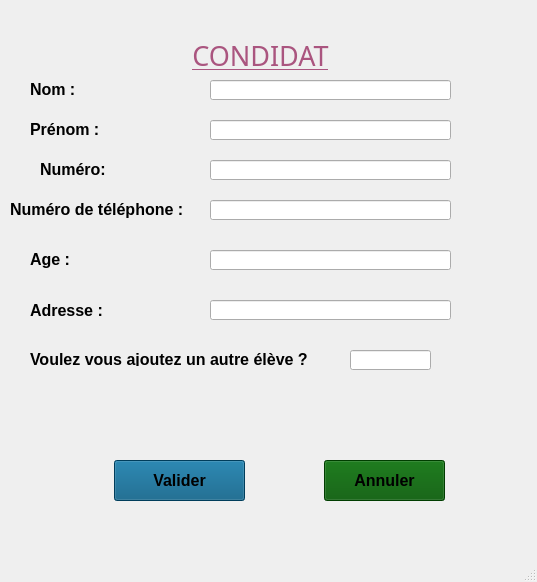
<?xml version="1.0" encoding="UTF-8"?>
<ui version="4.0">
 <class>MainWindow</class>
 <widget class="QMainWindow" name="MainWindow">
  <property name="geometry">
   <rect>
    <x>0</x>
    <y>0</y>
    <width>537</width>
    <height>582</height>
   </rect>
  </property>
  <property name="font">
   <font>
    <pointsize>20</pointsize>
    <weight>75</weight>
    <bold>true</bold>
   </font>
  </property>
  <property name="windowTitle">
   <string>MainWindow</string>
  </property>
  <widget class="QWidget" name="centralwidget">
   <widget class="QLabel" name="label">
    <property name="geometry">
     <rect>
      <x>100</x>
      <y>30</y>
      <width>321</width>
      <height>51</height>
     </rect>
    </property>
    <property name="font">
     <font>
      <family>SWRomnt</family>
      <pointsize>20</pointsize>
      <weight>50</weight>
      <italic>false</italic>
      <bold>false</bold>
      <underline>true</underline>
     </font>
    </property>
    <property name="styleSheet">
     <string notr="true">color: rgb(170, 85, 127);</string>
    </property>
    <property name="text">
     <string>&lt;html&gt;&lt;head/&gt;&lt;body&gt;&lt;p align=&quot;center&quot;&gt;CONDIDAT&lt;/p&gt;&lt;/body&gt;&lt;/html&gt;</string>
    </property>
   </widget>
   <widget class="QLabel" name="label_2">
    <property name="geometry">
     <rect>
      <x>30</x>
      <y>80</y>
      <width>161</width>
      <height>16</height>
     </rect>
    </property>
    <property name="font">
     <font>
      <pointsize>12</pointsize>
      <weight>75</weight>
      <bold>true</bold>
     </font>
    </property>
    <property name="text">
     <string>&lt;html&gt;&lt;head/&gt;&lt;body&gt;&lt;p&gt;Nom  :&lt;/p&gt;&lt;/body&gt;&lt;/html&gt;</string>
    </property>
   </widget>
   <widget class="QLabel" name="label_3">
    <property name="geometry">
     <rect>
      <x>40</x>
      <y>160</y>
      <width>71</width>
      <height>16</height>
     </rect>
    </property>
    <property name="font">
     <font>
      <pointsize>12</pointsize>
      <weight>75</weight>
      <bold>true</bold>
     </font>
    </property>
    <property name="text">
     <string>&lt;html&gt;&lt;head/&gt;&lt;body&gt;&lt;p&gt;Numéro:&lt;/p&gt;&lt;/body&gt;&lt;/html&gt;</string>
    </property>
   </widget>
   <widget class="QLabel" name="label_4">
    <property name="geometry">
     <rect>
      <x>10</x>
      <y>200</y>
      <width>191</width>
      <height>20</height>
     </rect>
    </property>
    <property name="font">
     <font>
      <pointsize>12</pointsize>
      <weight>75</weight>
      <bold>true</bold>
     </font>
    </property>
    <property name="text">
     <string>&lt;html&gt;&lt;head/&gt;&lt;body&gt;&lt;p&gt;Numéro de téléphone :&lt;/p&gt;&lt;/body&gt;&lt;/html&gt;</string>
    </property>
   </widget>
   <widget class="QLabel" name="label_5">
    <property name="geometry">
     <rect>
      <x>30</x>
      <y>300</y>
      <width>111</width>
      <height>21</height>
     </rect>
    </property>
    <property name="font">
     <font>
      <pointsize>12</pointsize>
      <weight>75</weight>
      <bold>true</bold>
     </font>
    </property>
    <property name="text">
     <string>&lt;html&gt;&lt;head/&gt;&lt;body&gt;&lt;p&gt;Adresse :&lt;/p&gt;&lt;/body&gt;&lt;/html&gt;</string>
    </property>
   </widget>
   <widget class="QLabel" name="label_6">
    <property name="geometry">
     <rect>
      <x>30</x>
      <y>350</y>
      <width>341</width>
      <height>16</height>
     </rect>
    </property>
    <property name="font">
     <font>
      <pointsize>12</pointsize>
      <weight>75</weight>
      <bold>true</bold>
     </font>
    </property>
    <property name="text">
     <string>&lt;html&gt;&lt;head/&gt;&lt;body&gt;&lt;p&gt;Voulez vous ajoutez un autre élève ?&lt;/p&gt;&lt;/body&gt;&lt;/html&gt;</string>
    </property>
   </widget>
   <widget class="QLineEdit" name="np">
    <property name="geometry">
     <rect>
      <x>210</x>
      <y>80</y>
      <width>241</width>
      <height>20</height>
     </rect>
    </property>
    <property name="font">
     <font>
      <pointsize>13</pointsize>
     </font>
    </property>
   </widget>
   <widget class="QLineEdit" name="num">
    <property name="geometry">
     <rect>
      <x>210</x>
      <y>160</y>
      <width>241</width>
      <height>20</height>
     </rect>
    </property>
    <property name="font">
     <font>
      <pointsize>13</pointsize>
     </font>
    </property>
   </widget>
   <widget class="QLineEdit" name="tlf">
    <property name="geometry">
     <rect>
      <x>210</x>
      <y>200</y>
      <width>241</width>
      <height>20</height>
     </rect>
    </property>
    <property name="font">
     <font>
      <pointsize>13</pointsize>
     </font>
    </property>
   </widget>
   <widget class="QLineEdit" name="addd">
    <property name="geometry">
     <rect>
      <x>210</x>
      <y>300</y>
      <width>241</width>
      <height>20</height>
     </rect>
    </property>
    <property name="font">
     <font>
      <pointsize>13</pointsize>
     </font>
    </property>
   </widget>
   <widget class="QPushButton" name="pushButton">
    <property name="geometry">
     <rect>
      <x>114</x>
      <y>460</y>
      <width>131</width>
      <height>41</height>
     </rect>
    </property>
    <property name="font">
     <font>
      <pointsize>12</pointsize>
      <weight>75</weight>
      <bold>true</bold>
     </font>
    </property>
    <property name="styleSheet">
     <string notr="true">background-color: rgb(0, 85, 127);</string>
    </property>
    <property name="text">
     <string>Valider</string>
    </property>
   </widget>
   <widget class="QPushButton" name="pushButton_2">
    <property name="geometry">
     <rect>
      <x>324</x>
      <y>460</y>
      <width>121</width>
      <height>41</height>
     </rect>
    </property>
    <property name="font">
     <font>
      <pointsize>12</pointsize>
      <weight>75</weight>
      <bold>true</bold>
     </font>
    </property>
    <property name="styleSheet">
     <string notr="true">background-color: rgb(0, 85, 0);</string>
    </property>
    <property name="text">
     <string>Annuler</string>
    </property>
   </widget>
   <widget class="QLabel" name="label_8">
    <property name="geometry">
     <rect>
      <x>30</x>
      <y>120</y>
      <width>161</width>
      <height>16</height>
     </rect>
    </property>
    <property name="font">
     <font>
      <pointsize>12</pointsize>
      <weight>75</weight>
      <bold>true</bold>
     </font>
    </property>
    <property name="text">
     <string>&lt;html&gt;&lt;head/&gt;&lt;body&gt;&lt;p&gt; Prénom :&lt;/p&gt;&lt;/body&gt;&lt;/html&gt;</string>
    </property>
   </widget>
   <widget class="QLineEdit" name="npr">
    <property name="geometry">
     <rect>
      <x>210</x>
      <y>120</y>
      <width>241</width>
      <height>20</height>
     </rect>
    </property>
    <property name="font">
     <font>
      <pointsize>13</pointsize>
     </font>
    </property>
   </widget>
   <widget class="QLabel" name="label_7">
    <property name="geometry">
     <rect>
      <x>30</x>
      <y>250</y>
      <width>131</width>
      <height>20</height>
     </rect>
    </property>
    <property name="font">
     <font>
      <pointsize>12</pointsize>
      <weight>75</weight>
      <bold>true</bold>
     </font>
    </property>
    <property name="text">
     <string>&lt;html&gt;&lt;head/&gt;&lt;body&gt;&lt;p&gt;Age :&lt;/p&gt;&lt;/body&gt;&lt;/html&gt;</string>
    </property>
   </widget>
   <widget class="QLineEdit" name="age">
    <property name="geometry">
     <rect>
      <x>210</x>
      <y>250</y>
      <width>241</width>
      <height>20</height>
     </rect>
    </property>
    <property name="font">
     <font>
      <pointsize>13</pointsize>
     </font>
    </property>
   </widget>
   <widget class="QLineEdit" name="choi">
    <property name="geometry">
     <rect>
      <x>350</x>
      <y>350</y>
      <width>81</width>
      <height>20</height>
     </rect>
    </property>
    <property name="font">
     <font>
      <pointsize>13</pointsize>
     </font>
    </property>
   </widget>
  </widget>
  <widget class="QStatusBar" name="statusbar"/>
 </widget>
 <resources/>
 <connections/>
</ui>
